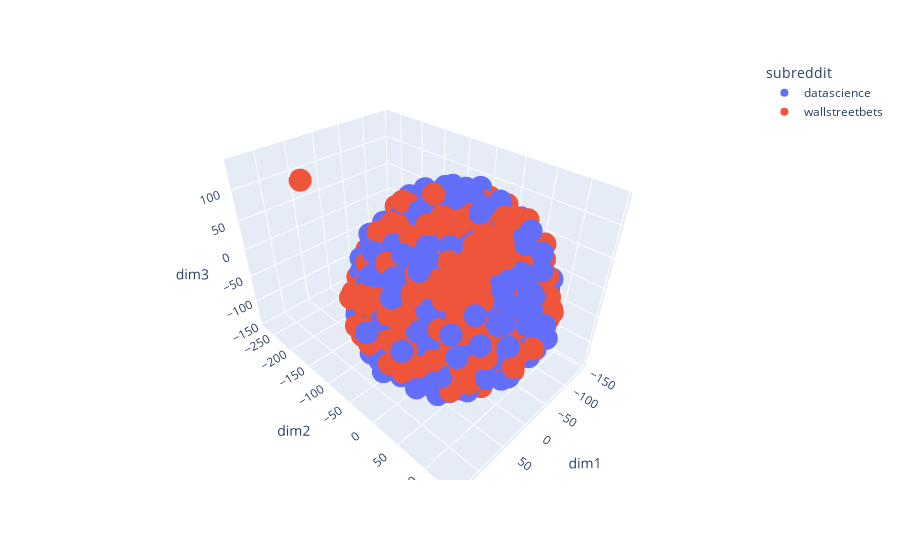

Notebook code for this chart:
### Code cell
tsne_viz_3d_interactive_with_index(df2, 4, stop='english')

### Figure 1 — Plotly figure (JSON) as saved in the notebook; plotly's stock layout.template omitted (floating-point values rounded to 4 significant figures; data arrays with more than 128 entries replaced by an {"elided": "..."} marker saying what was removed)
{"data": [{"customdata": {"elided": "525x1 int values"}, "hovertemplate": "subreddit=datascience<br>dim1=%{x}<br>dim2=%{y}<br>dim3=%{z}<br>index=%{customdata[0]}<extra></extra>", "legendgroup": "datascience", "marker": {"color": "#636efa", "symbol": "circle"}, "mode": "markers", "name": "datascience", "scene": "scene", "showlegend": true, "type": "scatter3d", "x": {"elided": "525 float values"}, "y": {"elided": "525 float values"}, "z": {"elided": "525 float values"}}, {"customdata": {"elided": "525x1 int values"}, "hovertemplate": "subreddit=wallstreetbets<br>dim1=%{x}<br>dim2=%{y}<br>dim3=%{z}<br>index=%{customdata[0]}<extra></extra>", "legendgroup": "wallstreetbets", "marker": {"color": "#EF553B", "symbol": "circle"}, "mode": "markers", "name": "wallstreetbets", "scene": "scene", "showlegend": true, "type": "scatter3d", "x": {"elided": "525 float values"}, "y": {"elided": "525 float values"}, "z": {"elided": "525 float values"}}], "layout": {"legend": {"title": {"text": "subreddit"}, "tracegroupgap": 0}, "margin": {"t": 60}, "scene": {"domain": {"x": [0, 1], "y": [0, 1]}, "xaxis": {"title": {"text": "dim1"}}, "yaxis": {"title": {"text": "dim2"}}, "zaxis": {"title": {"text": "dim3"}}}}}
